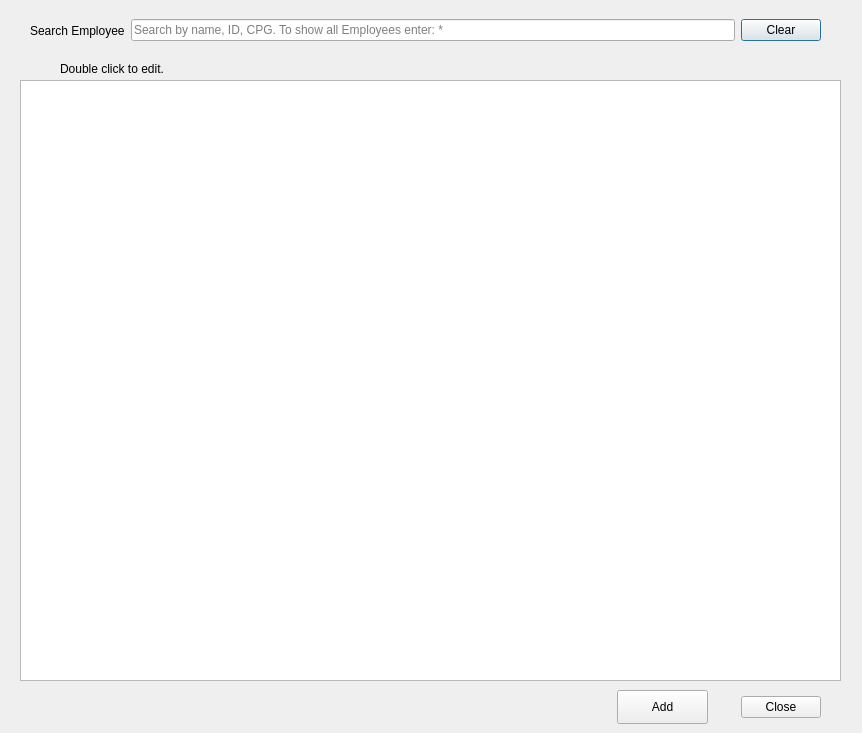
<?xml version="1.0" encoding="UTF-8"?>
<ui version="4.0">
 <class>Employee_List</class>
 <widget class="QDialog" name="Employee_List">
  <property name="geometry">
   <rect>
    <x>0</x>
    <y>0</y>
    <width>862</width>
    <height>733</height>
   </rect>
  </property>
  <property name="windowTitle">
   <string>Dialog</string>
  </property>
  <property name="windowIcon">
   <iconset resource="resources/images.qrc">
    <normaloff>:/emoticons/service.png</normaloff>:/emoticons/service.png</iconset>
  </property>
  <widget class="QTableView" name="tbl_Services_History">
   <property name="geometry">
    <rect>
     <x>20</x>
     <y>80</y>
     <width>821</width>
     <height>601</height>
    </rect>
   </property>
   <property name="sizePolicy">
    <sizepolicy hsizetype="Expanding" vsizetype="Expanding">
     <horstretch>0</horstretch>
     <verstretch>0</verstretch>
    </sizepolicy>
   </property>
   <property name="toolTip">
    <string/>
   </property>
   <property name="lineWidth">
    <number>0</number>
   </property>
   <property name="horizontalScrollBarPolicy">
    <enum>Qt::ScrollBarAsNeeded</enum>
   </property>
   <property name="sizeAdjustPolicy">
    <enum>QAbstractScrollArea::AdjustToContentsOnFirstShow</enum>
   </property>
   <property name="editTriggers">
    <set>QAbstractItemView::NoEditTriggers</set>
   </property>
   <property name="sortingEnabled">
    <bool>true</bool>
   </property>
   <attribute name="horizontalHeaderCascadingSectionResizes">
    <bool>true</bool>
   </attribute>
   <attribute name="verticalHeaderVisible">
    <bool>false</bool>
   </attribute>
   <attribute name="verticalHeaderCascadingSectionResizes">
    <bool>true</bool>
   </attribute>
  </widget>
  <widget class="QWidget" name="horizontalLayoutWidget">
   <property name="geometry">
    <rect>
     <x>30</x>
     <y>10</y>
     <width>791</width>
     <height>41</height>
    </rect>
   </property>
   <layout class="QHBoxLayout" name="horizontalLayout">
    <item alignment="Qt::AlignRight">
     <widget class="QLabel" name="lbl_Search">
      <property name="text">
       <string>Search Employee</string>
      </property>
     </widget>
    </item>
    <item>
     <widget class="QLineEdit" name="line_ID_or_CPG_or_Name">
      <property name="text">
       <string/>
      </property>
      <property name="maxLength">
       <number>30</number>
      </property>
      <property name="placeholderText">
       <string>Search by name, ID, CPG. To show all Employees enter: *</string>
      </property>
     </widget>
    </item>
    <item>
     <widget class="QPushButton" name="Clear_Button">
      <property name="text">
       <string>Clear</string>
      </property>
      <property name="icon">
       <iconset resource="resources/images.qrc">
        <normaloff>:/emoticons/tux.png</normaloff>:/emoticons/tux.png</iconset>
      </property>
     </widget>
    </item>
   </layout>
  </widget>
  <widget class="QDialogButtonBox" name="buttonBox">
   <property name="geometry">
    <rect>
     <x>630</x>
     <y>690</y>
     <width>191</width>
     <height>34</height>
    </rect>
   </property>
   <property name="standardButtons">
    <set>QDialogButtonBox::Close</set>
   </property>
  </widget>
  <widget class="QLabel" name="label">
   <property name="geometry">
    <rect>
     <x>60</x>
     <y>60</y>
     <width>141</width>
     <height>18</height>
    </rect>
   </property>
   <property name="text">
    <string>Double click to edit.</string>
   </property>
  </widget>
  <widget class="QLabel" name="label_2">
   <property name="geometry">
    <rect>
     <x>30</x>
     <y>670</y>
     <width>61</width>
     <height>61</height>
    </rect>
   </property>
   <property name="text">
    <string/>
   </property>
   <property name="pixmap">
    <pixmap resource="resources/images.qrc">:/emoticons/service.png</pixmap>
   </property>
  </widget>
  <widget class="QPushButton" name="btn_Add">
   <property name="geometry">
    <rect>
     <x>617</x>
     <y>690</y>
     <width>91</width>
     <height>34</height>
    </rect>
   </property>
   <property name="text">
    <string>Add</string>
   </property>
   <property name="icon">
    <iconset resource="resources/images.qrc">
     <normaloff>:/emoticons/emblem-default.png</normaloff>:/emoticons/emblem-default.png</iconset>
   </property>
   <property name="iconSize">
    <size>
     <width>16</width>
     <height>16</height>
    </size>
   </property>
  </widget>
  <widget class="QLabel" name="label_Hint_Icon">
   <property name="geometry">
    <rect>
     <x>30</x>
     <y>50</y>
     <width>31</width>
     <height>31</height>
    </rect>
   </property>
   <property name="text">
    <string/>
   </property>
   <property name="pixmap">
    <pixmap resource="resources/images.qrc">:/emoticons/hint.png</pixmap>
   </property>
   <property name="scaledContents">
    <bool>true</bool>
   </property>
  </widget>
 </widget>
 <resources>
  <include location="resources/images.qrc"/>
 </resources>
 <connections/>
</ui>
